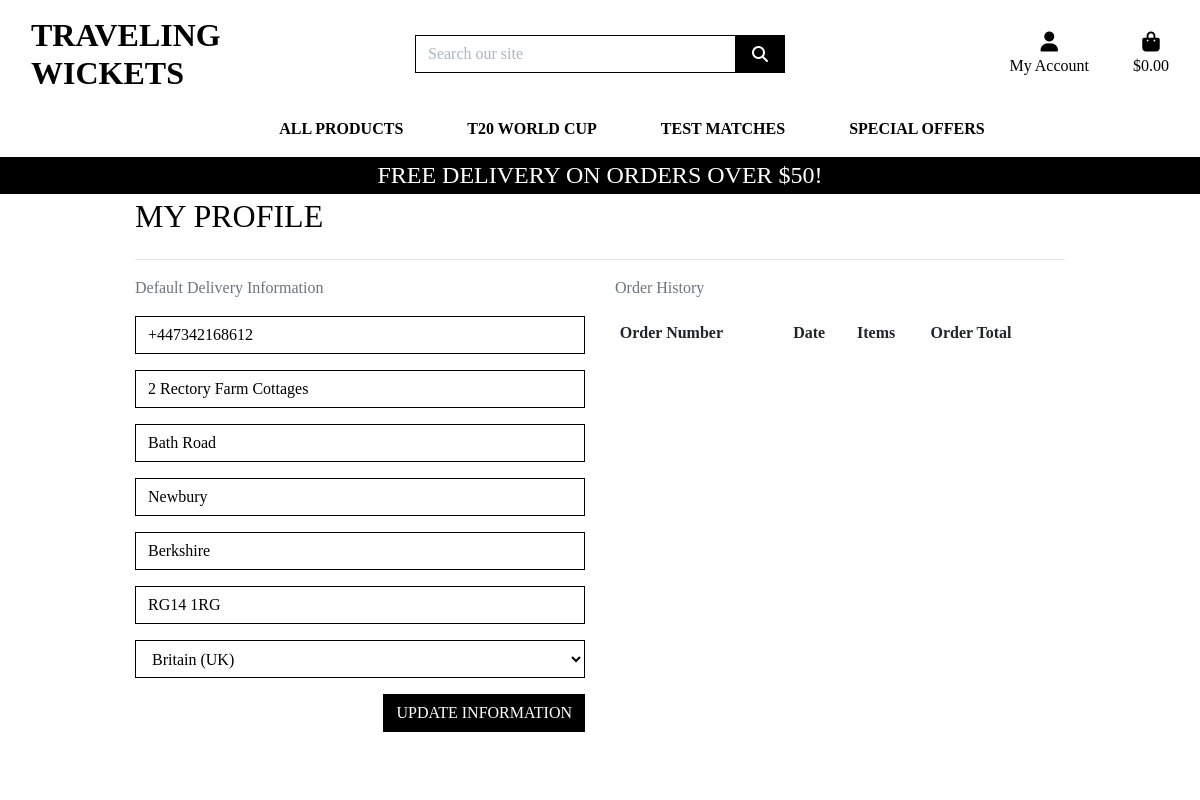
Before: /profile/ (signed in) with the older database file.
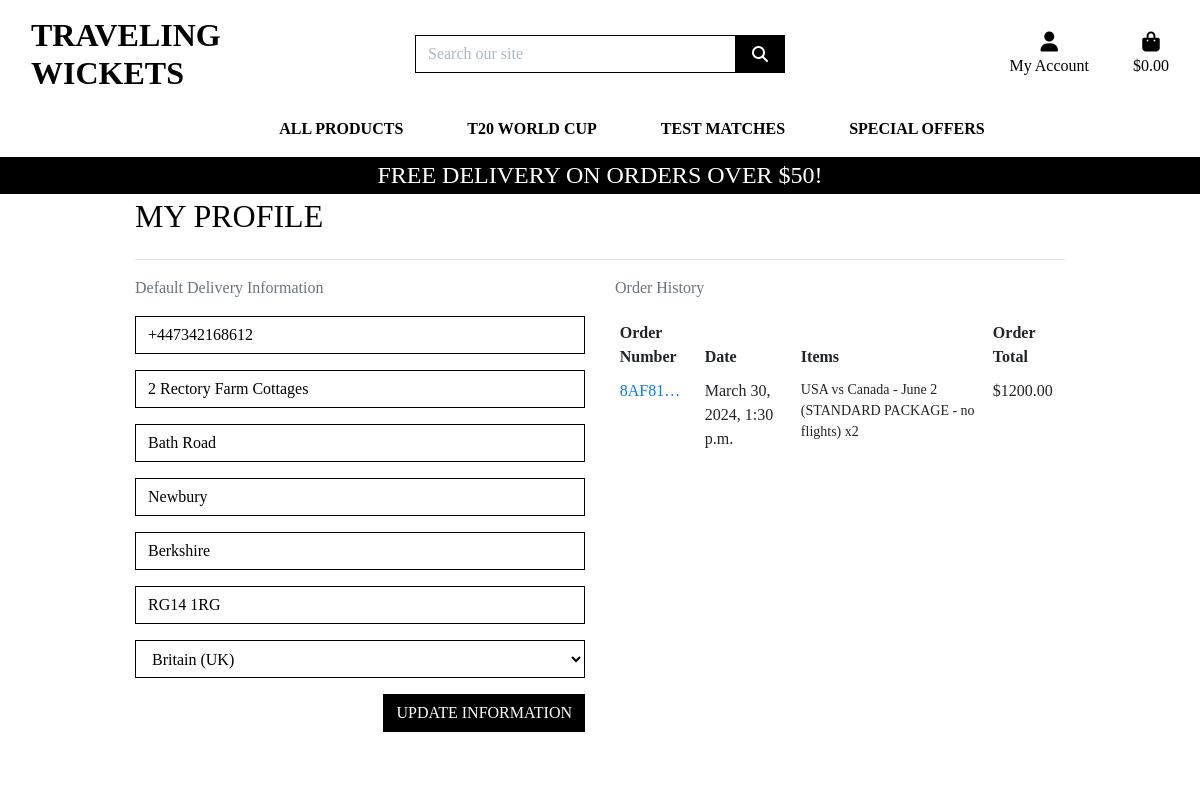
After: the same page with the newer database file.
### checkout/models.py (models this page shows, shortened)
class Order(models.Model):
    order_number = models.CharField(max_length=32, null=False, editable=False)
    full_name = models.CharField(max_length=50, null=False, blank=False)
    email = models.EmailField(max_length=254, null=False, blank=False)
    phone_number = models.CharField(max_length=20, null=False, blank=False)
    country = CountryField(blank_label='Country *', null=False, blank=False)
    postcode = models.CharField(max_length=20, null=True, blank=True)
    town_or_city = models.CharField(max_length=40, null=False, blank=False)
    street_address1 = models.CharField(max_length=80, null=False, blank=False)
    street_address2 = models.CharField(max_length=80, null=True, blank=True)
    county = models.CharField(max_length=80, null=True, blank=True)
    date = models.DateTimeField(auto_now_add=True)
    delivery_cost = models.DecimalField(max_digits=6, decimal_places=2, null=False, default=0)
    order_total = models.DecimalField(max_digits=10, decimal_places=2, null=False, default=0)
    grand_total = models.DecimalField(max_digits=10, decimal_places=2, null=False, default=0)
    original_bag = models.TextField(null=False, blank=False, default='')
    stripe_pid = models.CharField(max_length=254, null=False, blank=False, default='')
    user_profile = models.ForeignKey(UserProfile, on_delete=models.SET_NULL, null=True, blank=True, related_name='orders')

class OrderLineItem(models.Model):
    order = models.ForeignKey(Order, null=False, blank=False, on_delete=models.CASCADE, related_name='lineitems')
    product = models.ForeignKey(Product, null=False, blank=False, on_delete=models.CASCADE)
    product_size = models.CharField(max_length=2, null=True, blank=True) # XS, S, M, L, XL
    quantity = models.IntegerField(null=False, blank=False, default=0)
    lineitem_total = models.DecimalField(max_digits=6, decimal_places=2, null=False, blank=False, editable=False)

### products/models.py (models this page shows, shortened)
class Product(models.Model):
    category = models.ForeignKey('Category', null=True, blank=True, on_delete=models.SET_NULL)
    sku = models.CharField(max_length=254, null=True, blank=True)
    name = models.CharField(max_length=254)
    description = models.TextField()
    price = models.DecimalField(max_digits=6, decimal_places=2)
    rating = models.DecimalField(max_digits=6, decimal_places=2, null=True, blank=True)
    image_url = models.URLField(max_length=1024, null=True, blank=True)
    image = models.ImageField(null=True, blank=True)

### profiles/views.py (the view)
# urls.py: path('profile/', include('profiles.urls')),
def profile(request):
    profile = get_object_or_404(UserProfile, user=request.user)
    if request.method == 'POST':
        form = UserProfileForm(request.POST, instance=profile)
        if form.is_valid():
            form.save()
            messages.success(request, 'Profile updated successfully')
    form = UserProfileForm(instance=profile)
    orders = profile.orders.all()
    template = 'profiles/profile.html'
    context = {
        'form': form,
        'orders': orders,
        'on_profile_page': True
    }
    return render(request, template, context)

### profiles/forms.py
class UserProfileForm(forms.ModelForm):
    class Meta:
        model = UserProfile
        exclude = ('user',)
    def __init__(self, *args, **kwargs):
        super().__init__(*args, **kwargs)
        placeholders = {
            'default_phone_number': 'Phone Number',
            'default_postcode': 'Postal Code',
            'default_town_or_city': 'Town or City',
            'default_street_address1': 'Street Address 1',
            'default_street_address2': 'Street Address 2',
            'default_county': 'County, State or Locality',
        }
        self.fields['default_phone_number'].widget.attrs['autofocus'] = True
        for field in self.fields:
            if field != 'default_country':
                if self.fields[field].required:
                    placeholder = f'{placeholders[field]} *'
                else:
                    placeholder = placeholders[field]
                self.fields[field].widget.attrs['placeholder'] = placeholder
            self.fields[field].widget.attrs['class'] = 'border-black rounded-0 profile-form-input'
            self.fields[field].label = False

### profiles/templates/profiles/profile.html (shortened to what this page needs)
{% extends "base.html" %}
{% load static %}
{% block extra_css %}
    <link rel="stylesheet" href="{% static 'profiles/css/profile.css' %}">
{% endblock %}
{% block page_header %}
    <div class="container header-container">
    </div>
{% endblock %}
{% block content %}
    <div class="overlay"></div>
    <div class="container">
        <div class="row">
            <div class="col">
                <h2 class="logo-font mb-4">My Profile</h2>
                <hr>
            </div>
        </div>
        <div class="row">
            <div class="col-12 col-lg-6">
                <p class="text-muted">Default Delivery Information</p>
                <form class="mt-3" action="{% url 'profile' %}" method="POST" id="profile-update-form">
                    {{ form|crispy }}
                    <button class="btn btn-black rounded-0 text-uppercase float-right">Update Information</button>
                </form>
            </div>
            <div class="col-12 col-lg-6">
                <p class="text-muted">Order History</p>
                <div class="order-history table-responsive">
                    <table class="table table-sm table-borderless">
                        <thead>
                            <tr>
                                <th>Order Number</th>
                                <th>Date</th>
                                <th>Items</th>
                                <th>Order Total</th>
                            </tr>
                        </thead>
                        <tbody>
                            {% for order in orders %}
                                <tr>
                                    <td>
                                        <a href="{% url 'order_history' order.order_number %}"
                                        title="{{ order.order_number }}">
                                            {{ order.order_number|truncatechars:6 }}
                                        </a>
                                    </td>
                                    <td>{{ order.date }}</td>
                                    <td>
                                        <ul class="list-unstyled">
                                            {% for item in order.lineitems.all %}
                                                <li class="small">
                                                    {{ item.product.name }} x{{ item.quantity }}
                                                </li>
                                            {% endfor %}
                                        </ul>
                                    </td>
                                    <td>${{ order.grand_total }}</td>
                                </tr>
                            {% endfor %}
                        </tbody>
                    </table>
                </div>
            </div>
        </div>
{% endblock %}

Changed rows visible on the page:
added Order: order_number "8AF81…", date "March 30, 2024, 1:30 p.m.", grand_total "1200.00"
added OrderLineItem: product.name "USA vs Canada - June 2 (STANDARD PACKAGE - no flights)", quantity "2"
